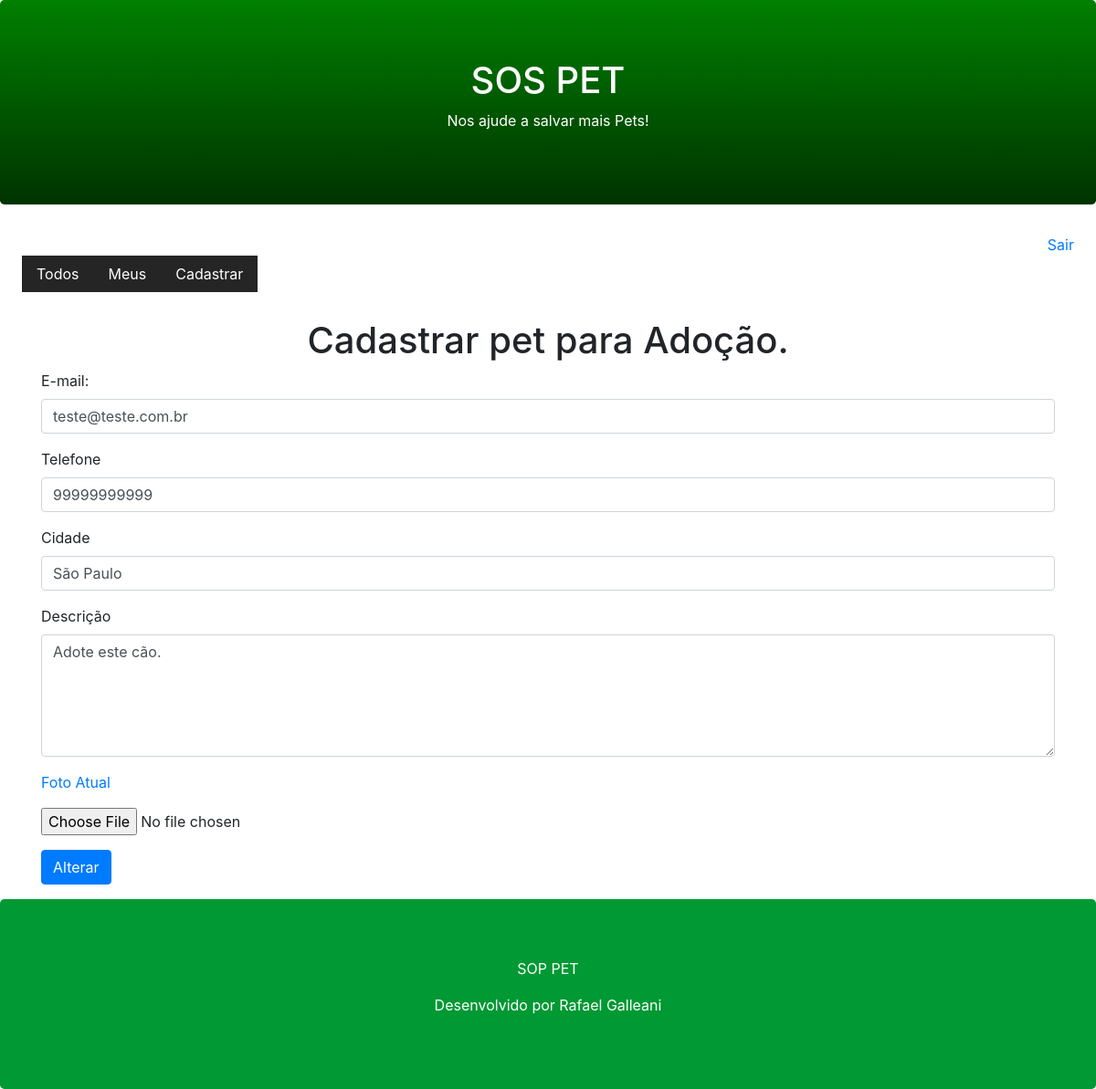
The app's page /pet/register/?id=2 (signed in) with its own data.
### core/models.py (models this page shows, shortened)
class Pet(models.Model):
    city = models.CharField(max_length=100)#campo e o tipo e a quantidade de caracter.
    description = models.TextField()# para inserção de textos longos mas ha outros
    phone = models.CharField(max_length=11)
    email = models.EmailField()
    begin_date = models.DateTimeField(auto_now_add=True)# vair criar o horario que foi inserido os dados na tabela e incrementado automatico pelo auto
    photo = models.ImageField('pet') # no banco fica o caminho da foto por isso esse imagefield
    active = models.BooleanField(default=True)#desafio para acertar o modo sempre que for criado vai estar ativo.
    user = models.ForeignKey(User, on_delete=models.CASCADE)# pois o django ja cria a tabela de user e vou importar para saber qual usuario criou o pet.
    class Meta:
        db_table = 'pet'

### core/views.py (the view)
# urls.py: path('pet/register/', views.register_pet),
@login_required(login_url='/login/')
def register_pet(request):
    pet_id = request.GET.get('id')
    if pet_id:
        pet = Pet.objects.get(id=pet_id)
        if pet.user == request.user:
            return render(request, 'register-pet.html', {'pet':pet})
    return render(request, 'register-pet.html')

### templates/register-pet.html (shortened to what this page needs)
{% extends "model-page.html"%}
{% block content %}
    <h1 class="text-center">Cadastrar pet para Adoção.</h1>
    <form enctype="multipart/form-data" action="submit" method="POST">{% csrf_token %}
        <div class="container">
            <div class="form-group">
                <label for="email">E-mail: </label>
                <input class="form-control" name="email" type="text"  value="{{pet.email}}">
            </div>
            <div class="form-group">
                <label for="phone">Telefone</label>
                <input class="form-control" name="phone" type="text" value="{{pet.phone}}">
            </div>
            <div class="form-group">
                <label for="city" >Cidade</label>
                <input class="form-control" name="city" type="text" value="{{ pet.city}}">
            </div>
            <div class="form-group">
                <label for="description">Descrição</label>
                <textarea class="form-control" name="description" rows="5"  >{{ pet.description }}</textarea>
            </div>
            <div class="form-group">
                <p> <a href="/media/{{pet.photo}}" target="_blank" >Foto Atual</a></p>
                <input type="file" name="file" class="form-control-file-border" accept="image/*">
            </div>
               <button class="btn btn-primary" type="submit">
                {% if pet %}
                    Alterar
                {% else %}
                    Cadastrar
                {% endif %}
                </button>
        </form>
{% endblock %}

### records on screen
Pet: email "teste@teste.com.br", phone "99999999999", city "São Paulo", description "Adote este cão."
